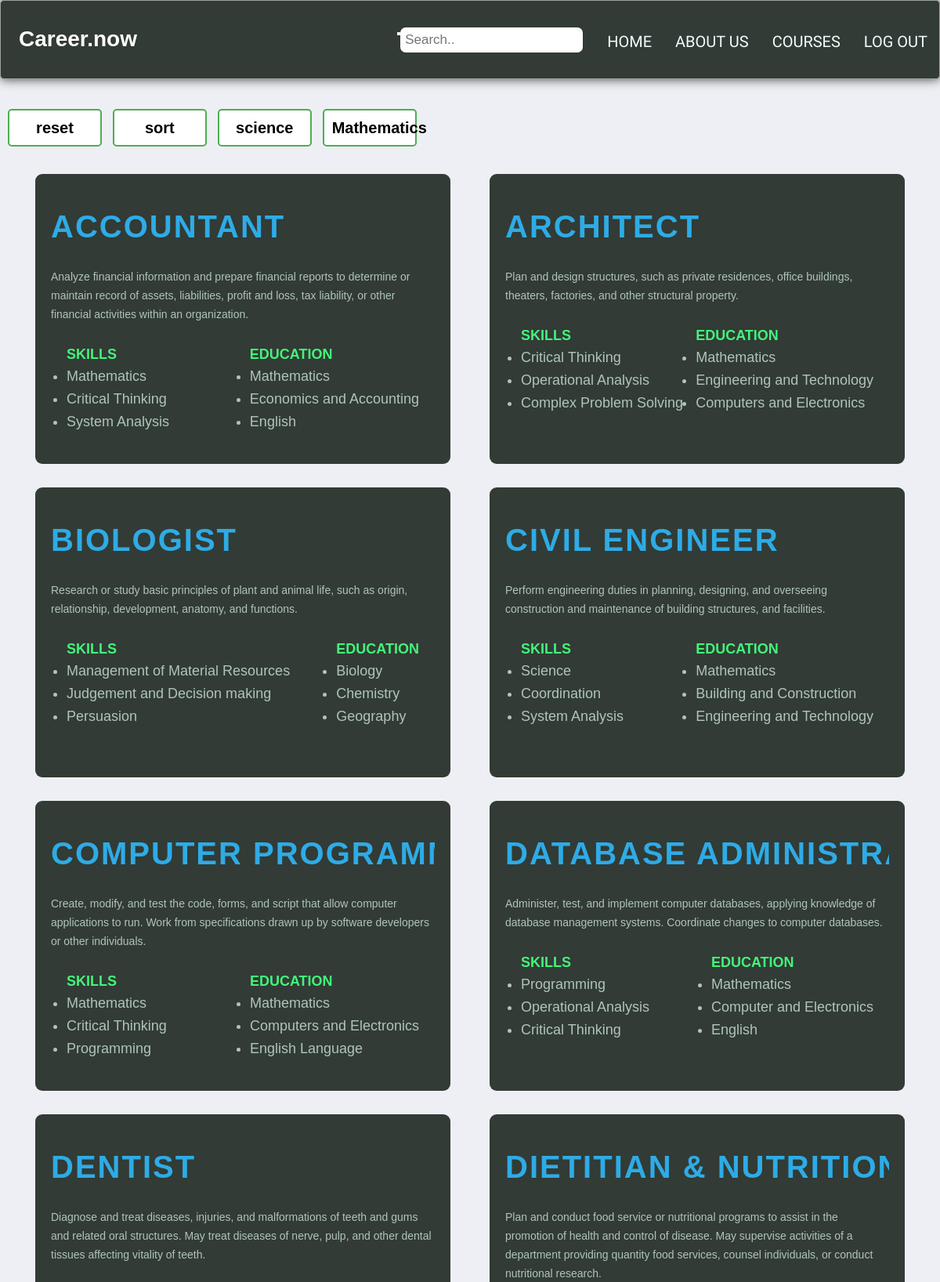
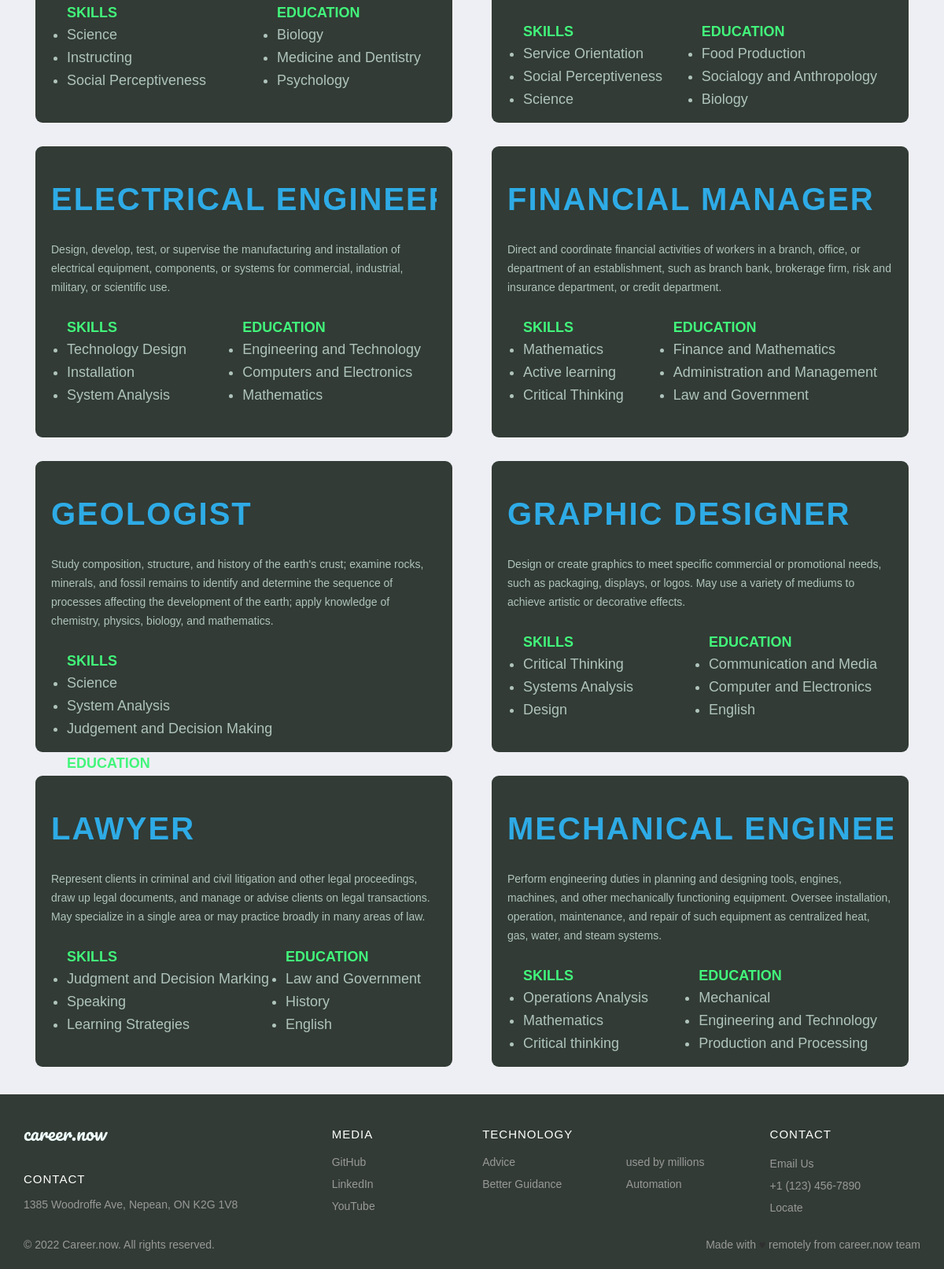
The page /courses.php?sort=0 (signed in) on the database its author committed (2 pictures, top to bottom).
### tables this page shows
CREATE TABLE `career_tb` (
  `id` int(11) NOT NULL,
  `name` varchar(25) NOT NULL,
  `descr` varchar(500) NOT NULL,
  `skill1` varchar(50) NOT NULL,
  `skill2` varchar(50) NOT NULL,
  `skill3` varchar(50) NOT NULL,
  `edu1` varchar(50) NOT NULL,
  `edu2` varchar(50) NOT NULL,
  `edu3` varchar(50) NOT NULL
);

### courses.php (the view, shortened to what this page needs)
<!DOCTYPE html>
<html lang="en">
<head>
    <link rel="stylesheet" href="style.css">
    <link rel="stylesheet" href="style1.css">
</head>
<body>
<?php
    include_once('courseHeader.php');
    include_once('connection.php');
    if(isset($_GET['err']))
    {
        $qrProd = "SELECT * FROM `career_tb` where name like '%$search%'";
    }
    elseif(isset($_GET['sort'])){
        $qrProd = "SELECT * FROM `career_tb` order by name asc";
    }
    elseif(isset($_GET['filter'])){
        $filter=$_GET['filter'];
        $qrProd = "SELECT * FROM `career_tb` where skill1 like '%$filter%' or skill2 like '%$filter%' or skill3 like '%$filter%' ";
    }
    else{
        $qrProd = "SELECT * FROM `career_tb` ";
    }
        $resProd = mysqli_query($connection,$qrProd);
?>
    <div class="sort-filter">
        <button class="learn-more"><a href="courses.php">reset</a></button>
        <button class="learn-more"><a href="courses.php?sort=0">sort</a></button>
        <button class="learn-more"><a href="courses.php?filter=science">science</a></button>
        <button class="learn-more"><a href="courses.php?filter=mathematics">Mathematics</a></button>
    </div>
    <div class="wrapper-c">
        <div class="cards_wrap-c">
            <?php
                while($rowProd = mysqli_fetch_array($resProd)){
                ?>
                <div class="card_item-c">
                    <div class="card_inner-c">
                        <div class="desc-c"><h1><?php echo $rowProd['name'];  ?></h1></div>
                        <div class="desc1-c"><p><?php echo $rowProd['descr'];  ?></p></div>
                        <div class="skills-ed">
                        <div class="descr-c">
                            <h4>SKILLS</h4>
                            <ul>
                                <li><?php echo $rowProd['skill1'];  ?></li>
                                <li><?php echo $rowProd['skill2'];  ?></li>
                                <li><?php echo $rowProd['skill3'];  ?></li>
                            </ul>
                        </div>
                        <div class="descr-c">
                            <h4>EDUCATION</h4>
                            <ul>
                                <li><?php echo $rowProd['edu1'];  ?></li>
                                <li><?php echo $rowProd['edu2'];  ?></li>
                                <li><?php echo $rowProd['edu3'];  ?></li>
                            </ul>
                        </div>
                    </div>
                </div>
            </div>
            <?php }?>
        </div>
    </div>
<?php  include_once('footer.php');?>
</body>
</html>

### style.css (style rules this page uses)
* { box-sizing: border-box; }
body { font-family: 'Montserrat', sans-serif; line-height: 1.6; margin: 0; min-height: 100vh; }
a { text-decoration: none; color:white ; }
.learn-more { padding: 10px; margin-left:100px ; margin-top: 1cm; font-size: 20px; font-weight: bold; color: white; border: 1px #3d3e3f9f solid; border-radius: 5px; background-color: #3d3e3f9f; ; width: 20%; text-align: center; align-items: center; align-content: center; font-family: 'Exo 2', sans-serif; }
.learn-more a { color: white; }
*, *:before, *:after { box-sizing: border-box; }
html { font-size: 100%; }
body { font-family: acumin-pro, system-ui, sans-serif; margin: 0; display: grid; grid-template-rows: auto 1fr auto; font-size: 14px; align-items: start; min-height: 100vh; }
:root { --clr-primary: #651fff; --clr-gray: #37474f; --clr-gray-light: #b0bec5; }
* { box-sizing: border-box; font-family: "Open Sans", sans-serif; margin: 0; padding: 0; }
* { margin: 0; padding: 0; box-sizing: border-box; font-family: 'Noto Sans JP', sans-serif; }
body { background: #eeeff4; }
body { font-family: Arial, Helvetica, sans-serif; }
body { margin: 0; font-family: Arial, Helvetica, sans-serif; }
.wrapper-c { margin-top: cm; }
.cards_wrap-c { padding: 20px; width: 100%; display: flex; justify-content: space-between; flex-wrap: wrap; }
.cards_wrap-c .card_item-c { padding: 15px 25px; width: 50%; border-radius: 7px; }
.cards_wrap-c .card_inner-c { background: rgb(50, 59, 53); border-radius: 9px; padding: 35px 20px; min-width: 225px; min-height: 370px; max-height: 370px; width: 100%; }
.cards_wrap-c .card_item-c .desc-c { color:rgb(46, 171, 230) ; font-size: 40px; font-weight: 900; letter-spacing: 2px; text-transform: uppercase; font-size: 20px; white-space: nowrap; overflow: hidden; text-overflow: ellipsis; }
.cards_wrap-c .card_item-c .descr-c { color:rgb(66, 245, 123) ; font-size: 18px; margin-top: 20px; font-weight: 100; margin: 5px 0 10px; }
.skills-ed { display: flex;padding: 20px; width: 100%; display: flex; justify-content: space-between; flex-wrap: wrap; }
.skills-ed ul { color: rgb(175, 196, 189); }
.cards_wrap-c .card_item-c .desc1-c { font-size: 14px; margin-top: 20px; line-height: 24px; color: rgb(175, 196, 189); }

### style1.css (style rules this page uses)
.sort-filter button { width: 10%; margin-left: 10px; background-color: white; color: black; border: 2px solid #4CAF50; }
.sort-filter a { color: black; }

### rows shown on the page
career_tb: name "ACCOUNTANT", descr "Analyze financial information and prepare financial reports to determine or maintain record of assets, liabilities, profit and loss, tax liability, or other financial activities within an organization.", skill1 "Mathematics", skill2 "Critical Thinking", skill3 "System Analysis", edu1 "Mathematics", edu2 "Economics and Accounting", edu3 "English"
career_tb: name "ARCHITECT", descr "Plan and design structures, such as private residences, office buildings, theaters, factories, and other structural property.", skill1 "Critical Thinking", skill2 "Operational Analysis", skill3 "Complex Problem Solving", edu1 "Mathematics", edu2 "Engineering and Technology", edu3 "Computers and Electronics"
career_tb: name "BIOLOGIST", descr "Research or study basic principles of plant and animal life, such as origin, relationship, development, anatomy, and functions.", skill1 "Management of Material Resources", skill2 "Judgement and Decision making", skill3 "Persuasion", edu1 "Biology", edu2 "Chemistry", edu3 "Geography"
career_tb: name "CIVIL ENGINEER", descr "Perform engineering duties in planning, designing, and overseeing construction and maintenance of building structures, and facilities.", skill1 "Science", skill2 "Coordination", skill3 "System Analysis", edu1 "Mathematics", edu2 "Building and Construction", edu3 "Engineering and Technology"
career_tb: name "COMPUTER PROGRA…", descr "Create, modify, and test the code, forms, and script that allow computer applications to run. Work from specifications drawn up by software developers or other individuals.", skill1 "Mathematics", skill2 "Critical Thinking", skill3 "Programming", edu1 "Mathematics", edu2 "Computers and Electronics", edu3 "English Language"
career_tb: name "DATABASE ADMINIST…", descr "Administer, test, and implement computer databases, applying knowledge of database management systems. Coordinate changes to computer databases.", skill1 "Programming", skill2 "Operational Analysis", skill3 "Critical Thinking", edu1 "Mathematics", edu2 "Computer and Electronics", edu3 "English"
career_tb: name "DENTIST", descr "Diagnose and treat diseases, injuries, and malformations of teeth and gums and related oral structures. May treat diseases of nerve, pulp, and other dental tissues affecting vitality of teeth.", skill1 "Science", skill2 "Instructing", skill3 "Social Perceptiveness", edu1 "Biology", edu2 "Medicine and Dentistry", edu3 "Psychology"
career_tb: name "DIETITIAN & NUTRITI…", descr "Plan and conduct food service or nutritional programs to assist in the promotion of health and control of disease. May supervise activities of a department providing quantity food services, counsel individuals, or conduct nutritional research.", skill1 "Service Orientation", skill2 "Social Perceptiveness", skill3 "Science", edu1 "Food Production", edu2 "Socialogy and Anthropology", edu3 "Biology"
career_tb: name "ELECTRICAL ENGINE…", descr "Design, develop, test, or supervise the manufacturing and installation of electrical equipment, components, or systems for commercial, industrial, military, or scientific use.", skill1 "Technology Design", skill2 "Installation", skill3 "System Analysis", edu1 "Engineering and Technology", edu2 "Computers and Electronics", edu3 "Mathematics"
career_tb: name "FINANCIAL MANAGER", descr "Direct and coordinate financial activities of workers in a branch, office, or department of an establishment, such as branch bank, brokerage firm, risk and insurance department, or credit department.", skill1 "Mathematics", skill2 "Active learning", skill3 "Critical Thinking", edu1 "Finance and Mathematics", edu2 "Administration and Management", edu3 "Law and Government"
career_tb: name "GEOLOGIST", descr "Study composition, structure, and history of the earth's crust; examine rocks, minerals, and fossil remains to identify and determine the sequence of processes affecting the development of the earth; apply knowledge of chemistry, physics, biology, and mathematics.", skill1 "Science", skill2 "System Analysis", skill3 "Judgement and Decision Making"
career_tb: name "GRAPHIC DESIGNER", descr "Design or create graphics to meet specific commercial or promotional needs, such as packaging, displays, or logos. May use a variety of mediums to achieve artistic or decorative effects.", skill1 "Critical Thinking", skill2 "Systems Analysis", skill3 "Design", edu1 "Communication and Media", edu2 "Computer and Electronics", edu3 "English"
career_tb: name "LAWYER", descr "Represent clients in criminal and civil litigation and other legal proceedings, draw up legal documents, and manage or advise clients on legal transactions. May specialize in a single area or may practice broadly in many areas of law.", skill1 "Judgment and Decision Marking", skill2 "Speaking", skill3 "Learning Strategies", edu1 "Law and Government", edu2 "History", edu3 "English"
career_tb: name "MECHANICAL ENGINE…", descr "Perform engineering duties in planning and designing tools, engines, machines, and other mechanically functioning equipment. Oversee installation, operation, maintenance, and repair of such equipment as centralized heat, gas, water, and steam systems.", skill1 "Operations Analysis", skill2 "Mathematics", skill3 "Critical thinking", edu1 "Mechanical", edu2 "Engineering and Technology", edu3 "Production and Processing"
